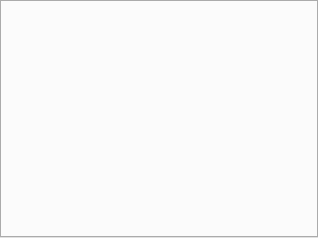
<?xml version="1.0" encoding="UTF-8"?>
<ui version="4.0">
 <class>S60MainWindow</class>
 <widget class="QMainWindow" name="S60MainWindow">
  <property name="geometry">
   <rect>
    <x>0</x>
    <y>0</y>
    <width>318</width>
    <height>238</height>
   </rect>
  </property>
  <property name="windowTitle">
   <string>MainWindow</string>
  </property>
  <widget class="QWidget" name="centralwidget">
   <layout class="QGridLayout" name="gridLayout">
    <property name="margin">
     <number>0</number>
    </property>
    <item row="0" column="0">
     <widget class="QTabWidget" name="tabWidget">
      <property name="tabShape">
       <enum>QTabWidget::Triangular</enum>
      </property>
      <property name="elideMode">
       <enum>Qt::ElideRight</enum>
      </property>
     </widget>
    </item>
   </layout>
  </widget>
  <widget class="QMenuBar" name="menubar">
   <property name="geometry">
    <rect>
     <x>0</x>
     <y>0</y>
     <width>318</width>
     <height>20</height>
    </rect>
   </property>
  </widget>
 </widget>
 <resources/>
 <connections/>
</ui>
